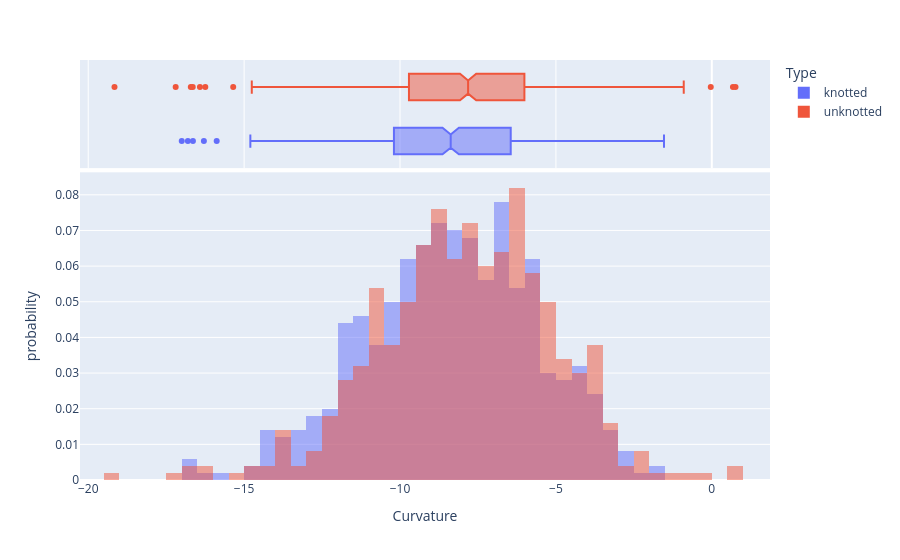

Notebook source saved alongside this figure:
### Code cell
fig = px.histogram(df, x="Curvature", color="Type",
                   marginal="box", # or violin, rug
                   barmode='overlay',
                   histnorm='probability',
                   hover_data=df.columns)
fig.show()

### Figure 1 — Plotly figure (JSON) as saved in the notebook; plotly's stock layout.template omitted (floating-point values rounded to 4 significant figures; data arrays with more than 128 entries replaced by an {"elided": "..."} marker saying what was removed)
{"data": [{"alignmentgroup": "True", "bingroup": "x", "histnorm": "probability", "hovertemplate": "Type=knotted<br>Curvature=%{x}<br>probability=%{y}<extra></extra>", "legendgroup": "knotted", "marker": {"color": "#636efa", "opacity": 0.5, "pattern": {"shape": ""}}, "name": "knotted", "offsetgroup": "knotted", "orientation": "v", "showlegend": true, "type": "histogram", "x": {"elided": "500 float values"}, "xaxis": "x", "yaxis": "y"}, {"alignmentgroup": "True", "customdata": {"elided": "500x1 str values"}, "hovertemplate": "Type=%{customdata[0]}<br>Curvature=%{x}<extra></extra>", "legendgroup": "knotted", "marker": {"color": "#636efa"}, "name": "knotted", "notched": true, "offsetgroup": "knotted", "showlegend": false, "type": "box", "x": {"elided": "500 float values"}, "xaxis": "x2", "yaxis": "y2"}, {"alignmentgroup": "True", "bingroup": "x", "histnorm": "probability", "hovertemplate": "Type=unknotted<br>Curvature=%{x}<br>probability=%{y}<extra></extra>", "legendgroup": "unknotted", "marker": {"color": "#EF553B", "opacity": 0.5, "pattern": {"shape": ""}}, "name": "unknotted", "offsetgroup": "unknotted", "orientation": "v", "showlegend": true, "type": "histogram", "x": {"elided": "500 float values"}, "xaxis": "x", "yaxis": "y"}, {"alignmentgroup": "True", "customdata": {"elided": "500x1 str values"}, "hovertemplate": "Type=%{customdata[0]}<br>Curvature=%{x}<extra></extra>", "legendgroup": "unknotted", "marker": {"color": "#EF553B"}, "name": "unknotted", "notched": true, "offsetgroup": "unknotted", "showlegend": false, "type": "box", "x": {"elided": "500 float values"}, "xaxis": "x2", "yaxis": "y2"}], "layout": {"autosize": true, "barmode": "overlay", "legend": {"title": {"text": "Type"}, "tracegroupgap": 0}, "margin": {"t": 60}, "xaxis": {"anchor": "y", "autorange": true, "domain": [0, 1], "range": [-20.26, 1.866], "title": {"text": "Curvature"}, "type": "linear"}, "xaxis2": {"anchor": "y2", "autorange": true, "domain": [0, 1], "matches": "x", "range": [-20.26, 1.866], "showgrid": true, "showticklabels": false, "type": "linear"}, "yaxis": {"anchor": "x", "autorange": true, "domain": [0, 0.7326], "range": [0, 0.08632], "title": {"text": "probability"}}, "yaxis2": {"anchor": "x2", "autorange": true, "domain": [0.7426, 1], "matches": "y2", "range": [-0.5, 1.5], "showgrid": false, "showline": false, "showticklabels": false, "ticks": "", "type": "category"}}}
